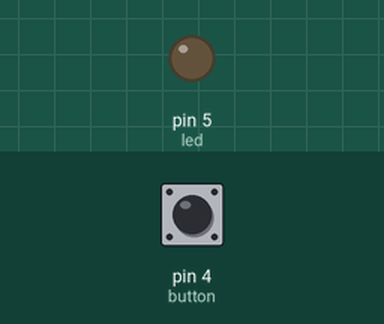
Simulated run of this sketch. Board: Arduino Uno, built with avr-gcc and run on an emulated ATmega328P. Shown: output pins drawn as LEDs (lit = HIGH). Dashed ring = blinking. Inputs (shaded band) come from the test bench; at power-on: pin 4 (button) LOW. What the sketch prints to the serial monitor is not drawn.

Above: at 1.2 s.
1.3 s: pin 4 (button) pulled HIGH for 1 s
At 1.42 s:
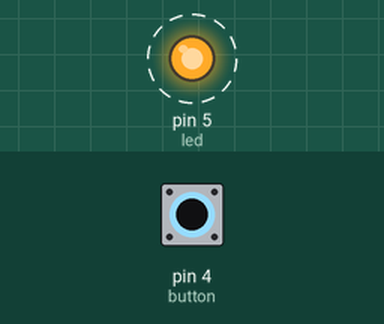
3.8 s: pin 4 (button) pulled HIGH for 3.2 s
At 7.7 s:
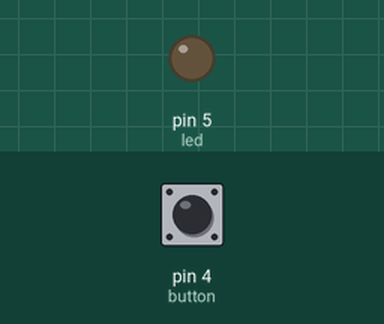
Timing chart, 0 to 9.2 s (numbered marks = the images above; inputs shaded):
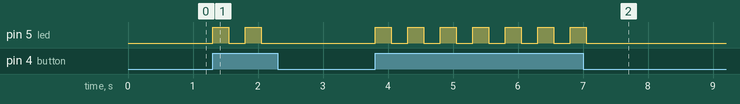

The sketch:

BlinkOnClick.ino
```cpp
#define button 4
#define led 5
#define buttonPress digitalRead(button)
#define ledOn digitalWrite(led, HIGH)
#define ledOff digitalWrite(led, LOW)

void setup() {
  // put your setup code here, to run once:
  pinMode(button, INPUT);
  pinMode(led, OUTPUT);
  Serial.begin(9600);
}

void loop() {
  // put your main code here, to run repeatedly:
  Serial.println(digitalRead(button));
  if(buttonPress) {
    ledOn;
    delay(250);
    ledOff;
    delay(250);
  }
}
```

Measured:
- after the input at 1.3 s, pin 5 (led): alternates HIGH for 0.25 s and LOW for 0.25 s, 4 changes in all, then stays LOW, starting at once
- after the input at 3.8 s, pin 5 (led): alternates HIGH for 0.25 s and LOW for 0.25 s, 14 changes in all, then stays LOW, starting at once
